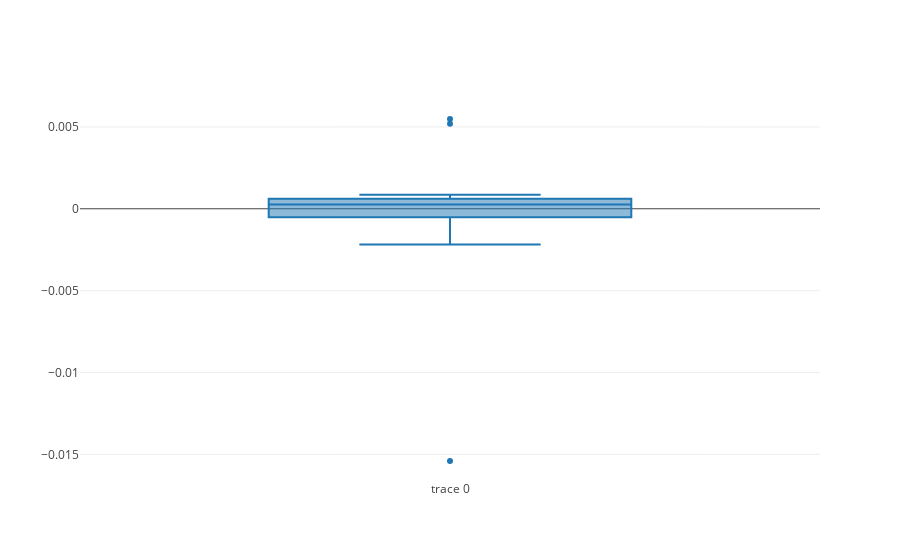

Notebook cell for this chart:
### Markdown cell above
## BOX PLOT FOR OLS ##

### Code cell
trace1 = go.Box(
    y = (predict_ols - Y_test)
)
data = [trace1]
plot.iplot(data)

### Figure 1 — Plotly figure (JSON) as saved in the notebook; plotly's stock layout.template omitted (floating-point values rounded to 4 significant figures)
{"data": [{"type": "box", "y": [0.0006952, 0.0004146, -0.0001939, 0.0003296, 0.0001793, 0.005484, 0.005191, 0.0004636, -0.0004385, 0.0006099, -0.0005929, -0.002179, 0.000863, 0.0006051, -0.01541, 7.353e-05, 0.0004106, -0.001621, -0.0008112, 0.000203]}], "layout": {}}
